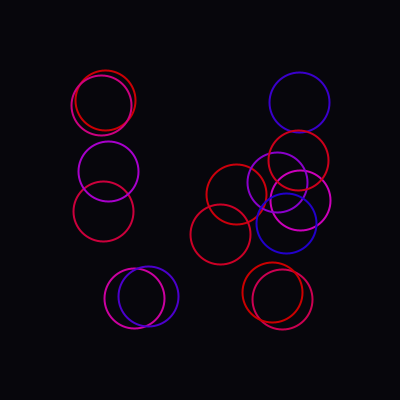
Frame 1 (no input)
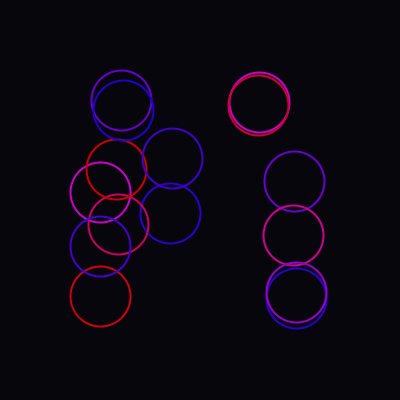
Frame 60 (the mouse pressed at the canvas centre just before this capture)
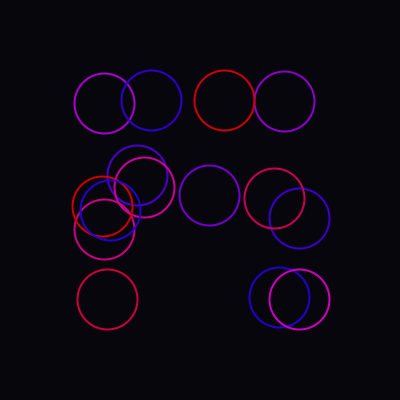
Frame 120 (the mouse held since frame 60 and released just before this capture)

The Processing sketch that drew these frames (run headless with seeded random() and noise(); from frame 60 on, the mouse is pressed at the canvas centre):

// Processing sketch: processing_120998
// ── processing_120998.pde

float counter = 0;

void setup()
{
  size(400,400);
  colorMode(HSB,360,100,100);
}

void draw()
{
 background(250,50,5);
 translate(width/2, height/2);

 for (int i=0; i<15; i++)
 {
 pushMatrix();
 translate(cos(counter+i/3)*100, sin(counter+i)*100);

 float h = map(sin(counter),-1,1,250,360);
 noFill();
 stroke(h,100,80);
 strokeWeight(2);
 ellipse(0,0,60,60);
 popMatrix();
 
 counter += 0.6;
 }
}
